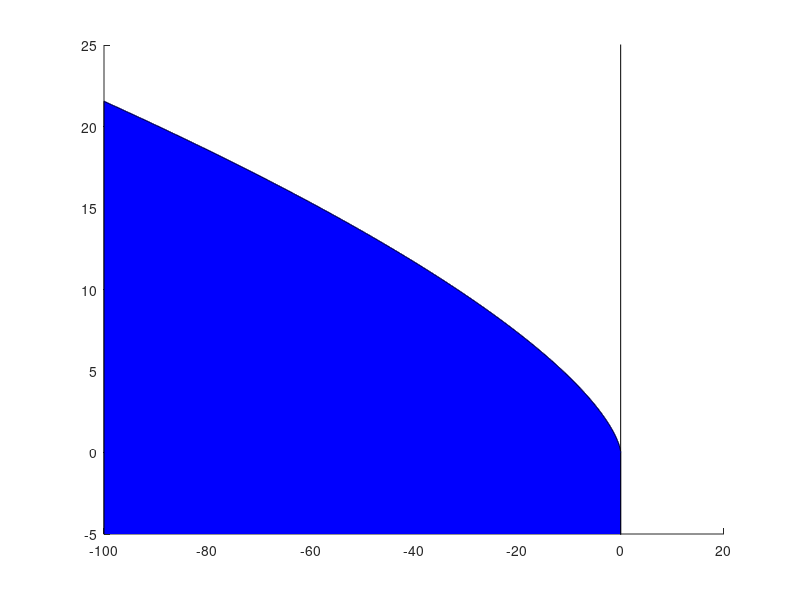

Write the MATLAB code that produced this figure. (Note: this script raises an error after producing the figure.)

clear;
clc;

cd 'C:\Users\19195\OneDrive\Documents\University of Wisconsin\First Year\Fall Classes\Econ 711\Problem Sets\PS2'

% Written by Sarah Bass

y_1 = -100:0.01:0; %the 0.01 is the step between elements
y_2 = (-1*y_1).^(2/3); %. means that it's element wise

figure
hold on;
plot (y_1,y_2,'b')
plot([0 0],[-100 100],'k')
axis([-100 20 -5 25])
p = patch([y_1 0 -100],[y_2 -100 -100], 'b');
p.FaceColor = [0.9 0.9 0.9];
plot([-100 100],[0 0],'k')
xlabel('y_1')
ylabel('y_2')
title('Production set with B=1')
saveas(gcf,'Question_2a.png')
